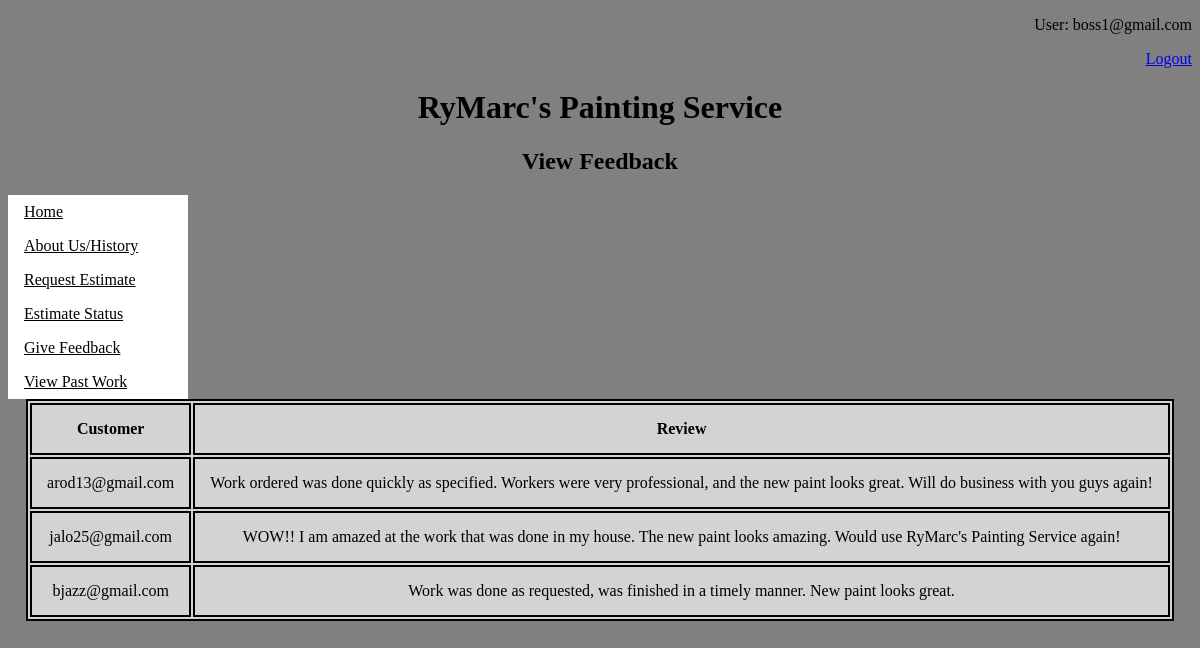
The app's page /reviews.php (signed in) with its own data.
### tables this page shows
CREATE TABLE `feedback` (
  `email` varchar(100) NOT NULL,
  `satisfaction` varchar(20) NOT NULL,
  `comments` varchar(3000) NOT NULL
);

### reviews.php (the view, shortened to what this page needs)
<!DOCTYPE html>
<html>
<head>
</head>
<body>
<?php
      if(isset($_SESSION['email'])){
        echo "<p align = 'right'>User: ".$_SESSION['email'];
      }
?>
<?php
$dsn = 'mysql:host=localhost;dbname=rymarcproductions';
$username = 'rymarcproductions';
$password = 'rymarcproductionspass';
    try {
        $db = new PDO($dsn, $username, $password);
    } catch (PDOException $e) {
        $error_message = $e->getMessage();
        include('db_error.php');
        exit();
    }
$queryAll = 'SELECT * FROM feedback WHERE satisfaction = "good" OR satisfaction = "great"
OR satisfaction = "excellent"';
$statement1 = $db->prepare($queryAll);
$statement1->execute();
$reviews = $statement1->fetchAll();
?>
<p align = "right"><a href = "logout.php"> Logout </a></p>
<center><h1>RyMarc's Painting Service</h1></center>
<center><h2>View Feedback</h2></center>
<ul>
<li><a href = "home.php"> Home </a></li>
<li><a href = "aboutus.php"> About Us/History </a></li>
<li><a href = "requestestimate.php"> Request Estimate </a></li>
<li><a href = "estimatestatus.php"> Estimate Status </a></li>
<li><a href = "givefeedback.php"> Give Feedback </a></li>
<li><a href = "pastwork.php"> View Past Work</a></li>
</ul>
<table align = "center">
<tr>
  <th>Customer</th>
  <th>Review</th>
</tr>
<?php foreach ($reviews as $review) : ?>
            <tr>
                <td><?php echo $review['email']; ?></td>
                <td><?php echo $review['comments']; ?></td>
            </tr>
            <?php endforeach; ?>
</table>
</body>
</html>

### reviews.php (style rules this page uses)
ul { list-style-type: none; margin: 0; padding: 0; width: 180px; background-color: white; }
li a { display: block; color: #000; padding: 8px 16px; text-decoration-line: underline; }
body { background-color: grey; }
table, th, td { border: 2px solid black; }
th, td { padding: 15px; text-align: center; }
table { width: 1200; background-color: lightgrey; }

### records on screen
feedback: email "arod13@gmail.com", comments "Work ordered was done quickly as specified. Workers were very professional, and the new paint looks great. Will do business with you guys again!"
feedback: email "jalo25@gmail.com", comments "WOW!! I am amazed at the work that was done in my house. The new paint looks amazing. Would use RyMarc's Painting Service again!"
feedback: email "bjazz@gmail.com", comments "Work was done as requested, was finished in a timely manner. New paint looks great."

### other values on screen
$_SESSION['email'] "boss1@gmail.com"
